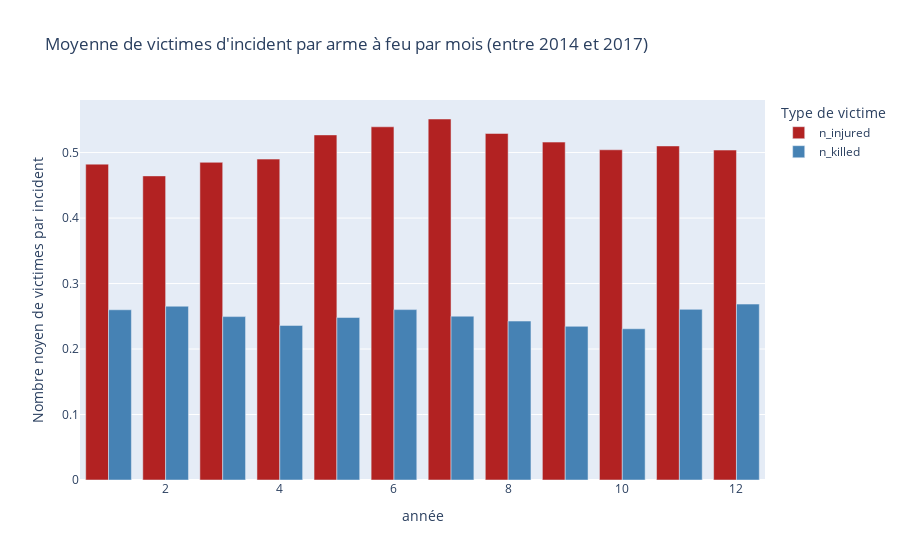

Notebook cell for this chart:
### Code cell
grouped_data4 = base_totale.loc[base_totale['date'].dt.year.isin([2014,2015,2016,2017])].groupby(
    base_totale['date'].dt.month).agg({
    'n_injured': 'mean',
    'n_killed': 'mean'
}).reset_index()


fig4 = px.bar(
    grouped_data4,
    x=grouped_data4['date'],
    y=['n_injured', 'n_killed'],
    labels={"date": "année", "value": "Nombre moyen de victimes par incident", "variable": "Type de victime"},
    title="Moyenne de victimes d'incident par arme à feu par mois (entre 2014 et 2017)",
    color_discrete_map={"n_injured": "firebrick", "n_killed": "steelblue"},
)

fig4.update_layout(barmode='group')  # Display bars side by side

fig4.show()

### Figure 1 — Plotly figure (JSON) as saved in the notebook; plotly's stock layout.template omitted (floating-point values rounded to 4 significant figures)
{"data": [{"alignmentgroup": "True", "hovertemplate": "Type de victime=n_injured<br>année=%{x}<br>Nombre noyen de victimes par incident=%{y}<extra></extra>", "legendgroup": "n_injured", "marker": {"color": "firebrick", "pattern": {"shape": ""}}, "name": "n_injured", "offsetgroup": "n_injured", "orientation": "v", "showlegend": true, "textposition": "auto", "type": "bar", "x": [1, 2, 3, 4, 5, 6, 7, 8, 9, 10, 11, 12], "xaxis": "x", "y": [0.4823, 0.4644, 0.4851, 0.49, 0.5269, 0.5393, 0.5512, 0.5292, 0.516, 0.5042, 0.5101, 0.5038], "yaxis": "y"}, {"alignmentgroup": "True", "hovertemplate": "Type de victime=n_killed<br>année=%{x}<br>Nombre noyen de victimes par incident=%{y}<extra></extra>", "legendgroup": "n_killed", "marker": {"color": "steelblue", "pattern": {"shape": ""}}, "name": "n_killed", "offsetgroup": "n_killed", "orientation": "v", "showlegend": true, "textposition": "auto", "type": "bar", "x": [1, 2, 3, 4, 5, 6, 7, 8, 9, 10, 11, 12], "xaxis": "x", "y": [0.2599, 0.2654, 0.2495, 0.236, 0.2481, 0.2602, 0.2502, 0.2427, 0.2347, 0.2309, 0.2606, 0.2686], "yaxis": "y"}], "layout": {"barmode": "group", "legend": {"title": {"text": "Type de victime"}, "tracegroupgap": 0}, "title": {"text": "Moyenne de victimes d'incident par arme à feu par mois (entre 2014 et 2017)"}, "xaxis": {"anchor": "y", "domain": [0, 1], "title": {"text": "année"}}, "yaxis": {"anchor": "x", "domain": [0, 1], "title": {"text": "Nombre noyen de victimes par incident"}}}}
